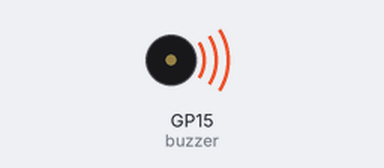
Simulated run of this program. Board: Raspberry Pi Pico running MicroPython. On the bench: buzzer (waves = sounding). At 13.5 s the program stops and its outputs stay as they are.

Above: at 0.15 s.
At 13.3 s:
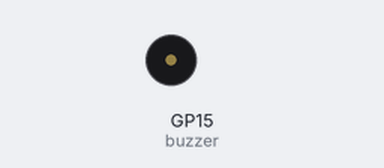
Timing chart, 0 to 14.8 s (numbered marks = the images above):
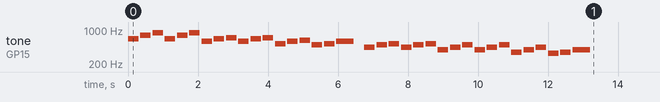

The program:

entertainer.py
```python
import machine
import time

# Configure a PWM pin (adjust GPIO number as needed)
buzzer = machine.PWM(machine.Pin(15))  # GPIO 15, for example

def play_tone(frequency, duration):
    if frequency == 0:  # Rest note
        buzzer.duty_u16(0)
    else:
        buzzer.freq(frequency)
        buzzer.duty_u16(32768)  # 50% duty cycle
    time.sleep(duration)
    buzzer.duty_u16(0)  # Turn off sound
    time.sleep(0.05)    # Short pause between notes

# Notes and durations for the famous section of The Entertainer
# Format: (frequency in Hz, duration in seconds)
melody = [
    # First phrase
    (659, 0.3), (784, 0.3), (880, 0.3), (659, 0.3), (784, 0.3), (880, 0.3),
    (587, 0.3), (659, 0.3), (698, 0.3), (587, 0.3), (659, 0.3), (698, 0.3),
    (523, 0.3), (587, 0.3), (622, 0.3), (494, 0.3), (523, 0.3), (587, 0.5), (0, 0.2),

    # Second phrase
    (440, 0.3), (494, 0.3), (523, 0.3), (440, 0.3), (494, 0.3), (523, 0.3),
    (392, 0.3), (440, 0.3), (494, 0.3), (392, 0.3), (440, 0.3), (494, 0.3),
    (349, 0.3), (392, 0.3), (440, 0.3), (330, 0.3), (349, 0.3), (392, 0.5), (0, 0.2),
]

# Play the melody
for note in melody:
    frequency, duration = note
    play_tone(frequency, duration)

buzzer.deinit()  # Clean up PWM
```

Measured:
- by itself, tone on GP15 (buzzer): plays 659 Hz for 0.30 s, 784 Hz for 0.30 s, 880 Hz for 0.30 s, 659 Hz for 0.30 s, 784 Hz for 0.30 s, 880 Hz for 0.30 s … (36 notes in this stretch)
